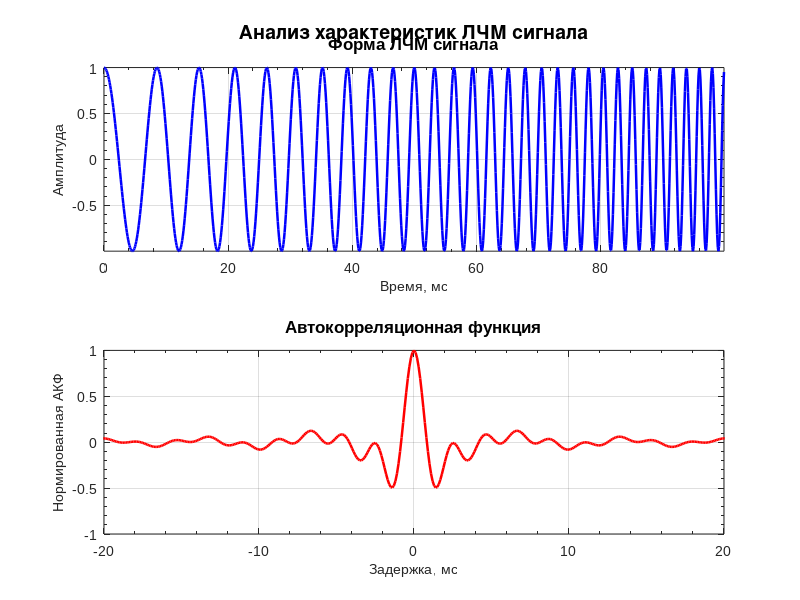

This chart was generated by the following MATLAB code:
%Задание 2. ЛЧМ, АКФ ЛЧМ 

function main()
    %% Инициализация и параметры
    clear all;
    close all;       
    format compact;   
    clc;
    
    % Параметры сигнала
    sampling_rate = 10e3;       % Частота дискретизации [Гц]
    pulse_duration = 100e-3;    % Длительность импульса [сек]
    freq_start = 100;           % Начальная частота [Гц]
    freq_end = 500;             % Конечная частота [Гц]
    signal_amplitude = 1.0;     % Амплитуда сигнала
    
    %% Генерация временной оси
    time_vector = (0:1/sampling_rate:pulse_duration-1/sampling_rate)';
    
    %% 1. Формирование ЛЧМ сигнала
    bandwidth = freq_end - freq_start;
    chirp_rate = bandwidth / pulse_duration;
    
    % Расчет фазовой функции
    phase = 2*pi*(freq_start*time_vector + 0.5*chirp_rate*time_vector.^2);
    
    % Генерация сигнала
    lfm_signal = signal_amplitude * cos(phase);
    
    %% Визуализация сигнала
    fig = figure('Name', 'Анализ ЛЧМ сигнала', ...
                'Position', [100 100 800 600], ...
                'Color', 'w');
    
    % График сигнала
    subplot(2, 1, 1);
    plot(time_vector*1e3, lfm_signal, 'b', 'LineWidth', 1.8);
    xlabel('Время, мс', 'FontSize', 10);
    ylabel('Амплитуда', 'FontSize', 10);
    title('Форма ЛЧМ сигнала', 'FontSize', 12);
    grid on;
    axis tight;
    set(gca, 'FontName', 'Arial', 'XMinorTick', 'on', 'YMinorTick', 'on');
    
    %% 2. Расчет автокорреляционной функции
    [correlation, delay_samples] = xcorr(lfm_signal, 'normalized');
    delay_time = delay_samples / sampling_rate;
    
    % График АКФ
    subplot(2, 1, 2);
    plot(delay_time*1e3, correlation, 'r', 'LineWidth', 1.8);
    xlabel('Задержка, мс', 'FontSize', 10);
    ylabel('Нормированная АКФ', 'FontSize', 10);
    title('Автокорреляционная функция', 'FontSize', 12);
    grid on;
    xlim([-20 20]);
    set(gca, 'FontName', 'Arial', 'XMinorTick', 'on', 'YMinorTick', 'on');
    
    %% Общее оформление
    annotation(fig, 'textbox', [0.3 0.93 0.4 0.05], ...
              'String', 'Анализ характеристик ЛЧМ сигнала', ...
              'EdgeColor', 'none', 'FontSize', 14, ...
              'FontWeight', 'bold', 'HorizontalAlignment', 'center');
    
end
